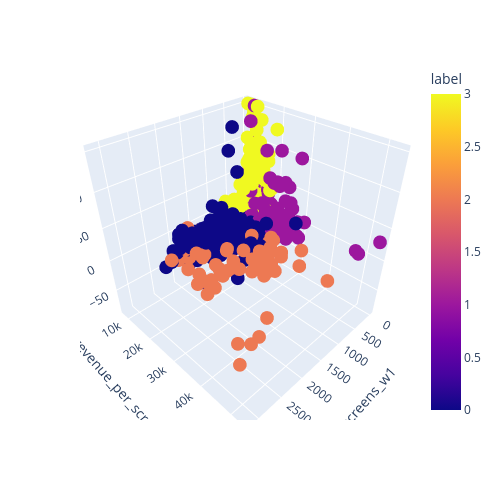

The cell this chart's notebook holds for it:
### Code cell
fig_scaled = px.scatter_3d(df_ancine,
                           x="screens_w1",
                           y='revenue_per_screen_w1',
                           z='week_retention_w2_pct',
                           color="label",
                           width=500,
                           height=500)
fig_scaled.show()

### Figure 1 — Plotly figure (JSON) as saved in the notebook; plotly's stock layout.template omitted (floating-point values rounded to 4 significant figures; data arrays with more than 128 entries replaced by an {"elided": "..."} marker saying what was removed)
{"data": [{"hovertemplate": "screens_w1=%{x}<br>revenue_per_screen_w1=%{y}<br>week_retention_w2_pct=%{z}<br>label=%{marker.color}<extra></extra>", "legendgroup": "", "marker": {"color": {"elided": "1217 int values"}, "coloraxis": "coloraxis", "symbol": "circle"}, "mode": "markers", "name": "", "scene": "scene", "showlegend": false, "type": "scatter3d", "x": {"elided": "1217 int values"}, "y": {"elided": "1217 float values"}, "z": {"elided": "1217 float values"}}], "layout": {"coloraxis": {"colorbar": {"title": {"text": "label"}}, "colorscale": [[0, "#0d0887"], [0.1111, "#46039f"], [0.2222, "#7201a8"], [0.3333, "#9c179e"], [0.4444, "#bd3786"], [0.5556, "#d8576b"], [0.6667, "#ed7953"], [0.7778, "#fb9f3a"], [0.8889, "#fdca26"], [1, "#f0f921"]]}, "height": 500, "legend": {"tracegroupgap": 0}, "margin": {"t": 60}, "scene": {"domain": {"x": [0, 1], "y": [0, 1]}, "xaxis": {"title": {"text": "screens_w1"}}, "yaxis": {"title": {"text": "revenue_per_screen_w1"}}, "zaxis": {"title": {"text": "week_retention_w2_pct"}}}, "width": 500}}
